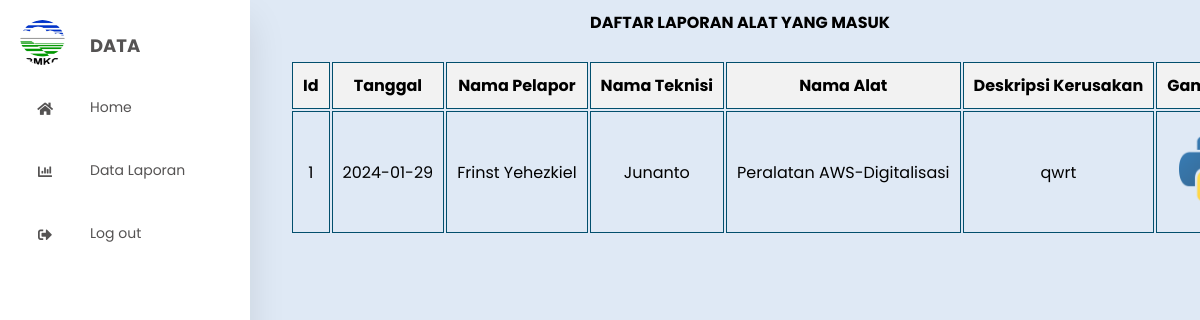
/koordinator/koordinator.php, run on an earlier commit of the app's database.
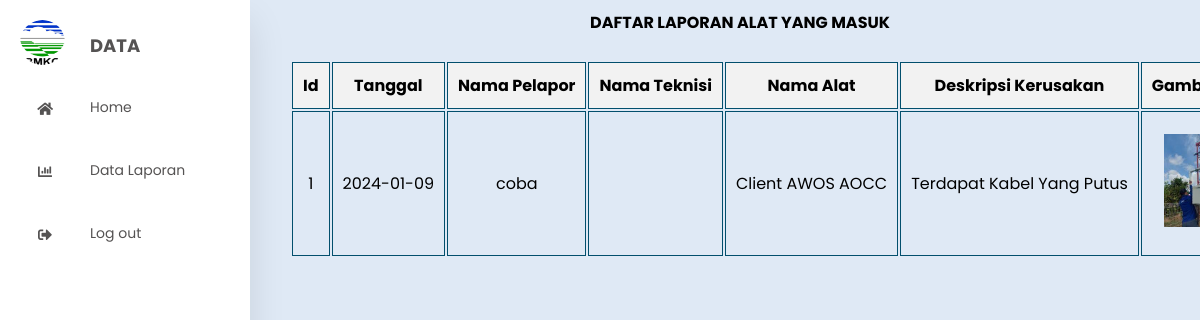
And on a later commit of the database.
### tables this page shows
CREATE TABLE `pelapor1` (
  `id` int(10) NOT NULL,
  `tanggal` date NOT NULL,
  `nama_pelapor` varchar(100) NOT NULL,
  `nama_teknisi` varchar(1000) NOT NULL,
  `alat` varchar(100) NOT NULL,
  `deskripsi_kerusakan` varchar(300) NOT NULL,
  `foto` varchar(200) NOT NULL,
  `status` varchar(100) NOT NULL,
  `action` varchar(50) NOT NULL
);

### koordinator/koordinator.php (the view, shortened to what this page needs)
<!DOCTYPE html>
<html lang="en">
<head>
  <link rel="stylesheet" href="../assets/style/admin_style.css" />
  <link rel="stylesheet" href="https://cdnjs.cloudflare.com/ajax/libs/font-awesome/5.15.4/css/all.min.css" />
</head>
<body>
<span style="font-family: verdana, geneva, sans-serif;">
  <div class="container">
    <nav>
      <ul>
        <li><a href="dashboard.php" class="logo">
            <img src="../assets/img/logo.webp" alt="">
            <span class="nav-item">Data</span>
          </a></li>
        <li><a href="../index.php">
            <i class="fas fa-home"></i>
            <span class="nav-item">Home</span>
        <li><a href="data.php">
            <i class="fas fa-chart-bar"></i>
            <span class="nav-item">Data Laporan</span>
          </a></li>
        <li><a href="../logout.php">
            <i class="fas fa-sign-out-alt"></i>
            <span class="nav-item">Log out</span>
          </a></li>
      </ul>
    </nav>
    <section class="main">
      <h4>
        <center>DAFTAR LAPORAN ALAT YANG MASUK</center>
      </h4>
      <?php include "../connection/connect.php"; ?>
      <tr class="table-danger">
        <br>
        <div class="table-container">
        <table class="my-3 table table-bordered">
          <thead>
            <tr class="table-primary">
              <th scope="col">Id</th>
              <th scope="col">Tanggal</th>
              <th scope="col">Nama Pelapor</th>
              <th scope="col">Nama Teknisi</th>
              <th scope="col">Nama Alat</th>
              <th scope="col">Deskripsi Kerusakan</th>
              <th scope="col">Gambar Alat</th>
            </tr>
          </thead>
          <?php
          $query = "SELECT * FROM pelapor1 order by id";
          $hasil = mysqli_query($connect, $query);
          $nomor = 1;
          while ($data = mysqli_fetch_assoc($hasil)) {
            ?>
            <tbody>
              <tr>
                <td scope="row">
                  <?= $nomor++ ?>
                </td>
                <td scope="row">
                  <?= $data['tanggal'] ?>
                </td>
                <td scope="row">
                  <?= $data['nama_pelapor'] ?>
                </td>
                <td scope="row">
                  <?= $data['nama_teknisi'] ?>
                </td>
                <td scope="row">
                  <?= $data['alat'] ?>
                </td>
                <td scope="row">
                  <?= $data['deskripsi_kerusakan'] ?>
                </td>
                <td scope="row">
                  <a href="../alat/<?= $data['foto'] ?>" data-lightbox="images">
                  <img src="../alat/<?= $data['foto'] ?>">
                </td>
              </tr>
            </tbody>
            <?php
          }
          ?>
        </table>
        </div>
    </section>
  </div>
</body>
</html>

### assets/style/admin_style.css (style rules this page uses)
* { margin :0; padding : 0; outline : none; border : none; border : none; text-decoration: none; box-sizing : border-box; font-family: "Poppins", sans-serif; }
body { background: #dfe9f5; }
.container { display : grid; grid-template-columns: 280px auto; grid-template-rows: 100vh; grid-template-areas: "sidebar main"; }
nav { grid-area: sidebar; position : relative; top : 0; bottom : 0; height : 100vh; Left : 0; background: #fff; width: 250px; overflow: hidden; box-shadow: 0 20px 35px rgba(0,0,0,0.1); }
.logo { text-align : center; display : flex; margin : 10px 0 0 10px; }
.logo img { width: 45px; height: 45px; border-radius : 50%; }
.logo span { font-weight : bold; padding-left: 15px; font-size:18px; text-transform: uppercase; }
a { position: relative; color : rgb(85, 83, 83); font-size: 14px; display: table; width: 280px; padding : 10px; }
nav .fas { position : relative; width: 70px; height: 40px; top : 14px; text-align: center; }
.nav-item { position : relative; top : 12px; margin-left: 10px; }
.main { overflow-x: auto; grid-area: main; position: relative; padding: 10px; width: 100%; }
th, td { padding: 10px; border: 1px solid #024f6d; overflow: hidden; text-overflow: ellipsis; white-space: nowrap; min-width: fit-content; text-align: center; vertical-align: middle; }
th { background-color: #f2f2f2; font-weight: bold; }
td a { width: 20px; }
td img { width: 70px; height: auto; }

What changed in the data, as far as the page shows it:
removed pelapor1: tanggal "2024-01-29", nama_pelapor "Frinst Yehezkiel", nama_teknisi "Junanto", alat "Peralatan AWS-Digitalisasi", deskripsi_kerusakan "qwrt", foto (picture)
added pelapor1: tanggal "2024-01-09", nama_pelapor "coba", alat "Client AWOS AOCC", deskripsi_kerusakan "Terdapat Kabel Yang Putus", foto (picture)
